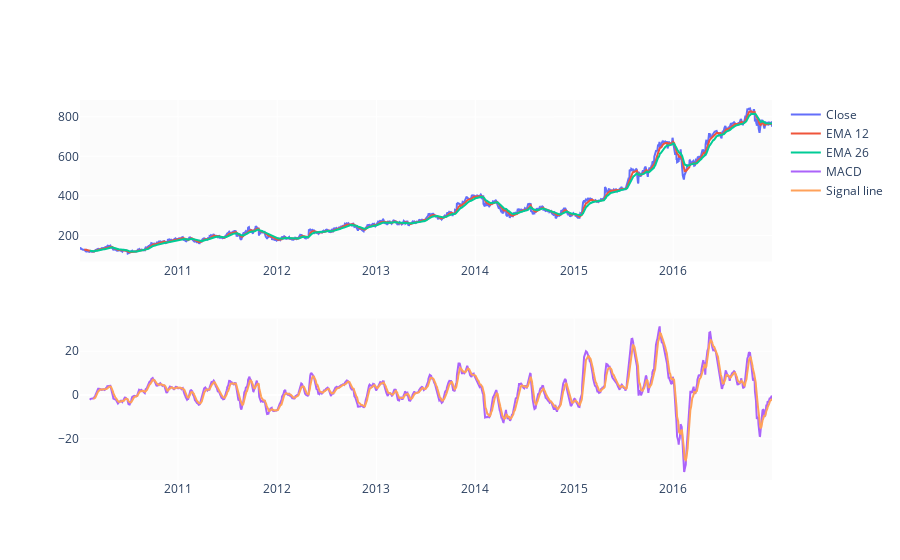

The cell this chart's notebook holds for it:
### Code cell
# MACD
EMA_12 = pd.Series(df['ClosePrice'].ewm(span=12, min_periods=12).mean())
EMA_26 = pd.Series(df['ClosePrice'].ewm(span=26, min_periods=26).mean())
df['MACD'] = pd.Series(EMA_12 - EMA_26)
df['MACD_signal'] = pd.Series(df.MACD.ewm(span=9, min_periods=9).mean())

fig = make_subplots(rows=2, cols=1)
fig.add_trace(go.Scatter(x=df.Date, y=df.ClosePrice, name='Close'), row=1, col=1)
fig.add_trace(go.Scatter(x=df.Date, y=EMA_12, name='EMA 12'), row=1, col=1)
fig.add_trace(go.Scatter(x=df.Date, y=EMA_26, name='EMA 26'), row=1, col=1)
fig.add_trace(go.Scatter(x=df.Date, y=df['MACD'], name='MACD'), row=2, col=1)
fig.add_trace(go.Scatter(x=df.Date, y=df['MACD_signal'], name='Signal line'), row=2, col=1)
fig.show()

### Figure 1 — Plotly figure (JSON) as saved in the notebook; plotly's stock layout.template omitted (floating-point values rounded to 4 significant figures; data arrays with more than 128 entries replaced by an {"elided": "..."} marker saying what was removed)
{"data": [{"name": "Close", "type": "scatter", "x": {"elided": "1762 str values"}, "xaxis": "x", "y": {"elided": "1762 float values"}, "yaxis": "y"}, {"name": "EMA 12", "type": "scatter", "x": {"elided": "1762 str values"}, "xaxis": "x", "y": {"elided": "1762 float values"}, "yaxis": "y"}, {"name": "EMA 26", "type": "scatter", "x": {"elided": "1762 str values"}, "xaxis": "x", "y": {"elided": "1762 float values"}, "yaxis": "y"}, {"name": "MACD", "type": "scatter", "x": {"elided": "1762 str values"}, "xaxis": "x2", "y": {"elided": "1762 float values"}, "yaxis": "y2"}, {"name": "Signal line", "type": "scatter", "x": {"elided": "1762 str values"}, "xaxis": "x2", "y": {"elided": "1762 float values"}, "yaxis": "y2"}], "layout": {"xaxis": {"anchor": "y", "domain": [0, 1]}, "xaxis2": {"anchor": "y2", "domain": [0, 1]}, "yaxis": {"anchor": "x", "domain": [0.575, 1]}, "yaxis2": {"anchor": "x2", "domain": [0, 0.425]}}}
